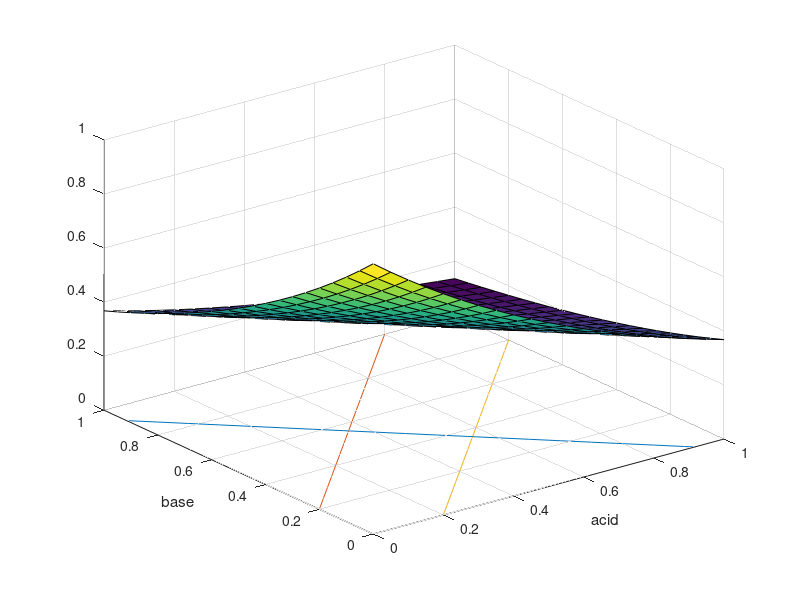

Write MATLAB code to recreate this figure. (Note: this script raises an error after producing the figure.)
%%
%MIXBED
clear all
hold off
x = 0:0.05:1;
u=0.1;
[X,Y] = meshgrid(x);
Z = -X-Y +(log(u)) +3;
surf(X,Y,Z)
x = 0.7;
y = 0.9;
z = 0.2;
hold on
T = X+Y;
%surf(X,Y,T)
scatter3(x,y,z)
a = x + ((log(u)+3-(x+y+z))/(3));
b = y + ((log(u)+3-(x+y+z))/(3));
c = z + ((log(u)+3-(x+y+z))/(3));
scatter3(a,b,c)
xlim([0 1])
ylim([0 1])
zlim([-0.5 1.2])
acid=0.8148148148148149;
base=1.3703703703703705;
water=0.8148148148148149;
scatter3(acid, base, water)
xlabel('x')
ylabel('y')
zlabel('z')


%%
%NEUT
clear all
hold off
x = 0:0.05:1;
[X,Y] = meshgrid(x);
Z = exp(-X-Y);
surf(X,Y,Z);%,50)
xlabel('acid')
ylabel('base')
%zlabel('utility')
hold on

acid = 0.5;
base = 0.25;
%scatter(acid,base);
u = 0.4;
ylim([0 1])
xlim([0 1])

plot(x,-x-((log(u))));
plot(x, x+.2);
plot(x,x-.2);
%a = 0.5*(-(log(u))+acid-base)
%b = 0.5*(-(log(u))-acid+base)
%0 = -x -y -log(u)
%[poina, poinb ]= puntNaarpunt(-1,-1,-log(u),acid,base)
%points = [acid, a;base, b];
%scatter(points(1,:), points(2,:))


if exp(-acid-base) < u
    [a, b]= puntNaarpunt(-1,-1,-log(u),acid,base);
else
    a = acid; b = base;
end
if abs(a)-abs(b) < 0.2
    [na, nb] = puntNaarpunt(1,-1,0.2,a,b);
    points = [acid, a, na;base, b, nb];
    scatter(points(1,:), points(2,:))
    scatter(na, nb)
elseif abs(a)-abs(b) > 0.2
    [na, nb] = puntNaarpunt(1,-1,-0.2,a,b);
    points = [acid, a, na;base, b, nb];
    scatter(points(1,:), points(2,:))
    scatter(na, nb)
else
    points = [acid, a;base, b];
    scatter(points(1,:), points(2,:))
end
hold off
%%
% %clear all
% u = 0.99;
% z = 0.5;
% t = 0.2;
% Q1 = [z; z+(log(u)+1)];
% Q2 = [t; t+(log(u)+1)];
% P = [0.25; 0.5];
% a = 0.05;
% b = 1.04;
% X3 = [0.25,0.5;a,b];
% d2 = pdist(X3,'euclidean')
% sqrt((0.25-a)^2+(0.5-b)^2)
% % Ax+By+X = 0; (m,n)
% % d = Am+Bn+C / sqrt(A^2 + B^2)
% d3 = (0.25-0.5+(log(u)+1))/(sqrt(2))
%%
%ANION
clear all
hold off
x = -.2:0.05:1.2;
[X,Y] = meshgrid(x);
Z = exp(-X+Y)/exp(1);
%Z = 0.5 * (-abs(X).^2+abs(Y).^2);
%normZ = Z - min(Z(:));
%normZ = normZ ./ max(normZ(:)); % *
%contour3(X,Y,Z,50)
%surf(X,Y,Z)
xlabel('water')
ylabel('base')
%zlabel('utility')
hold on

water = 0.9;
base = 0.3;
%scatter(water,base);
u = 0.3;
ylim([-.1 1.2])
xlim([-.1 1.2])

y = x +log(u)+1;
plot(x,y)
% = x-y + ln(u)+1;

if exp(-water+base) < u
    [a, b]= puntNaarpunt(1,-1,log(u)+1,water,base);
else
    a = water; b = base;
end

if a<0
    [na, nb] = puntNaarpunt(-1,-1,log(u)+1, a,b);
    plot(x,-x+log(u)+1)
    if b<0
        [na,nb]= puntNaarpunt(-1,-1,-log(u)-1,a,b);
        plot(x,-x-log(u)-1)
    end
    %scatter(na,nb)
elseif b>1
    
    [na, nb] = puntNaarpunt(-1, -1,-log(u)+1, a, b); 
    plot(x,-x-log(u)+1);
    if a>1
    %lijn2 = plot(x,-x-log(u)+1);
        [na,nb] = puntNaarpunt(-1,-1,log(u)+3,a,b);
        plot(x,-x+log(u)+3);
    %lijn4 = plot(x,-x+log(u)+3);
    end
    %scatter(na,nb)
else
    na = a;
    nb = b;
end
%legend([lijn1, lijn2, lijn3, lijn4], '1','2','3','4')
points = [water, a, na;base, b, nb];
scatter(points(1,:), points(2,:))
hold off
